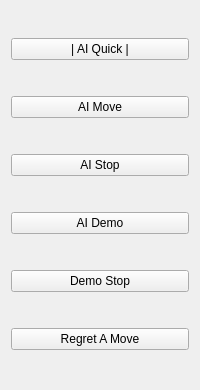
<?xml version="1.0" encoding="UTF-8"?>
<ui version="4.0">
 <class>FuncWidget</class>
 <widget class="QWidget" name="FuncWidget">
  <property name="geometry">
   <rect>
    <x>0</x>
    <y>0</y>
    <width>200</width>
    <height>390</height>
   </rect>
  </property>
  <property name="minimumSize">
   <size>
    <width>200</width>
    <height>0</height>
   </size>
  </property>
  <property name="windowTitle">
   <string>Form</string>
  </property>
  <property name="styleSheet">
   <string notr="true">QPushButton {
	font: 16pt &quot;JetBrains Mono&quot;;
}</string>
  </property>
  <layout class="QVBoxLayout" name="funcLayout">
   <property name="spacing">
    <number>9</number>
   </property>
   <item>
    <widget class="QPushButton" name="ai_quick">
     <property name="text">
      <string>| AI Quick |</string>
     </property>
     <property name="checkable">
      <bool>true</bool>
     </property>
     <property name="checked">
      <bool>false</bool>
     </property>
    </widget>
   </item>
   <item>
    <widget class="QPushButton" name="ai_move">
     <property name="sizePolicy">
      <sizepolicy hsizetype="Minimum" vsizetype="Fixed">
       <horstretch>0</horstretch>
       <verstretch>0</verstretch>
      </sizepolicy>
     </property>
     <property name="text">
      <string>AI Move</string>
     </property>
    </widget>
   </item>
   <item>
    <widget class="QPushButton" name="ai_stop">
     <property name="text">
      <string>AI Stop</string>
     </property>
    </widget>
   </item>
   <item>
    <widget class="QPushButton" name="ai_demo">
     <property name="text">
      <string>AI Demo</string>
     </property>
    </widget>
   </item>
   <item>
    <widget class="QPushButton" name="demo_stop">
     <property name="text">
      <string>Demo Stop</string>
     </property>
    </widget>
   </item>
   <item>
    <widget class="QPushButton" name="regret_a_move">
     <property name="text">
      <string>Regret A Move</string>
     </property>
    </widget>
   </item>
  </layout>
 </widget>
 <resources/>
 <connections/>
</ui>
